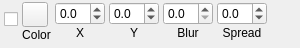
<?xml version="1.0" encoding="UTF-8"?>
<ui version="4.0">
 <class>propertyShadow</class>
 <widget class="QWidget" name="propertyShadow">
  <property name="geometry">
   <rect>
    <x>0</x>
    <y>0</y>
    <width>300</width>
    <height>48</height>
   </rect>
  </property>
  <property name="maximumSize">
   <size>
    <width>300</width>
    <height>16777215</height>
   </size>
  </property>
  <property name="windowTitle">
   <string>Form</string>
  </property>
  <layout class="QHBoxLayout" name="horizontalLayout">
   <property name="spacing">
    <number>4</number>
   </property>
   <property name="leftMargin">
    <number>4</number>
   </property>
   <property name="topMargin">
    <number>2</number>
   </property>
   <property name="rightMargin">
    <number>4</number>
   </property>
   <property name="bottomMargin">
    <number>2</number>
   </property>
   <item>
    <layout class="QVBoxLayout" name="verticalLayout_4">
     <property name="spacing">
      <number>1</number>
     </property>
     <item>
      <widget class="QCheckBox" name="cb_active">
       <property name="text">
        <string/>
       </property>
      </widget>
     </item>
     <item>
      <spacer name="verticalSpacer">
       <property name="orientation">
        <enum>Qt::Vertical</enum>
       </property>
       <property name="sizeType">
        <enum>QSizePolicy::Maximum</enum>
       </property>
       <property name="sizeHint" stdset="0">
        <size>
         <width>1</width>
         <height>9</height>
        </size>
       </property>
      </spacer>
     </item>
    </layout>
   </item>
   <item>
    <layout class="QVBoxLayout" name="verticalLayout">
     <property name="spacing">
      <number>1</number>
     </property>
     <item>
      <widget class="ColorButton" name="btn_color">
       <property name="text">
        <string/>
       </property>
       <property name="iconSize">
        <size>
         <width>18</width>
         <height>18</height>
        </size>
       </property>
      </widget>
     </item>
     <item>
      <widget class="QLabel" name="label">
       <property name="font">
        <font>
         <pointsize>9</pointsize>
        </font>
       </property>
       <property name="text">
        <string>Color</string>
       </property>
       <property name="alignment">
        <set>Qt::AlignHCenter|Qt::AlignTop</set>
       </property>
      </widget>
     </item>
    </layout>
   </item>
   <item>
    <layout class="QVBoxLayout" name="verticalLayout_2">
     <property name="spacing">
      <number>1</number>
     </property>
     <item>
      <widget class="IntelligentSpinBox" name="sb_xOffset">
       <property name="sizePolicy">
        <sizepolicy hsizetype="MinimumExpanding" vsizetype="Fixed">
         <horstretch>0</horstretch>
         <verstretch>0</verstretch>
        </sizepolicy>
       </property>
       <property name="maximumSize">
        <size>
         <width>50</width>
         <height>16777215</height>
        </size>
       </property>
       <property name="decimals">
        <number>1</number>
       </property>
       <property name="minimum">
        <double>-999.000000000000000</double>
       </property>
       <property name="maximum">
        <double>999.000000000000000</double>
       </property>
      </widget>
     </item>
     <item>
      <widget class="QLabel" name="label_3">
       <property name="font">
        <font>
         <pointsize>9</pointsize>
        </font>
       </property>
       <property name="text">
        <string>X</string>
       </property>
       <property name="alignment">
        <set>Qt::AlignHCenter|Qt::AlignTop</set>
       </property>
      </widget>
     </item>
    </layout>
   </item>
   <item>
    <layout class="QVBoxLayout" name="verticalLayout_5">
     <property name="spacing">
      <number>1</number>
     </property>
     <item>
      <widget class="IntelligentSpinBox" name="sb_yOffset">
       <property name="sizePolicy">
        <sizepolicy hsizetype="MinimumExpanding" vsizetype="Fixed">
         <horstretch>0</horstretch>
         <verstretch>0</verstretch>
        </sizepolicy>
       </property>
       <property name="maximumSize">
        <size>
         <width>50</width>
         <height>16777215</height>
        </size>
       </property>
       <property name="decimals">
        <number>1</number>
       </property>
       <property name="minimum">
        <double>-999.000000000000000</double>
       </property>
       <property name="maximum">
        <double>999.000000000000000</double>
       </property>
      </widget>
     </item>
     <item>
      <widget class="QLabel" name="label_2">
       <property name="font">
        <font>
         <pointsize>9</pointsize>
        </font>
       </property>
       <property name="text">
        <string>Y</string>
       </property>
       <property name="alignment">
        <set>Qt::AlignHCenter|Qt::AlignTop</set>
       </property>
      </widget>
     </item>
    </layout>
   </item>
   <item>
    <layout class="QVBoxLayout" name="verticalLayout_6">
     <property name="spacing">
      <number>1</number>
     </property>
     <item>
      <widget class="IntelligentSpinBox" name="sb_blur">
       <property name="maximumSize">
        <size>
         <width>50</width>
         <height>16777215</height>
        </size>
       </property>
       <property name="decimals">
        <number>1</number>
       </property>
       <property name="maximum">
        <double>999.000000000000000</double>
       </property>
      </widget>
     </item>
     <item>
      <widget class="QLabel" name="label_5">
       <property name="font">
        <font>
         <pointsize>9</pointsize>
        </font>
       </property>
       <property name="text">
        <string>Blur</string>
       </property>
       <property name="alignment">
        <set>Qt::AlignHCenter|Qt::AlignTop</set>
       </property>
      </widget>
     </item>
    </layout>
   </item>
   <item>
    <layout class="QVBoxLayout" name="verticalLayout_3">
     <property name="spacing">
      <number>1</number>
     </property>
     <item>
      <widget class="IntelligentSpinBox" name="sb_spread">
       <property name="maximumSize">
        <size>
         <width>50</width>
         <height>16777215</height>
        </size>
       </property>
       <property name="decimals">
        <number>1</number>
       </property>
       <property name="minimum">
        <double>-999.000000000000000</double>
       </property>
       <property name="maximum">
        <double>999.000000000000000</double>
       </property>
      </widget>
     </item>
     <item>
      <widget class="QLabel" name="label_4">
       <property name="font">
        <font>
         <pointsize>9</pointsize>
        </font>
       </property>
       <property name="text">
        <string>Spread</string>
       </property>
       <property name="alignment">
        <set>Qt::AlignHCenter|Qt::AlignTop</set>
       </property>
      </widget>
     </item>
    </layout>
   </item>
   <item>
    <layout class="QVBoxLayout" name="verticalLayout_7">
     <property name="spacing">
      <number>1</number>
     </property>
     <item>
      <widget class="QToolButton" name="btnDelete">
       <property name="text">
        <string/>
       </property>
       <property name="icon">
        <iconset resource="../../resources/icons/icons.qrc">
         <normaloff>:/icons/dark/delete-24px.svg</normaloff>:/icons/dark/delete-24px.svg</iconset>
       </property>
       <property name="autoRaise">
        <bool>true</bool>
       </property>
      </widget>
     </item>
     <item>
      <spacer name="verticalSpacer_2">
       <property name="orientation">
        <enum>Qt::Vertical</enum>
       </property>
       <property name="sizeType">
        <enum>QSizePolicy::Maximum</enum>
       </property>
       <property name="sizeHint" stdset="0">
        <size>
         <width>1</width>
         <height>15</height>
        </size>
       </property>
      </spacer>
     </item>
    </layout>
   </item>
   <item>
    <spacer name="horizontalSpacer">
     <property name="orientation">
      <enum>Qt::Horizontal</enum>
     </property>
     <property name="sizeHint" stdset="0">
      <size>
       <width>40</width>
       <height>20</height>
      </size>
     </property>
    </spacer>
   </item>
  </layout>
 </widget>
 <customwidgets>
  <customwidget>
   <class>IntelligentSpinBox</class>
   <extends>QDoubleSpinBox</extends>
   <header>src/gui/widgets/intelligentspinbox.h</header>
  </customwidget>
  <customwidget>
   <class>ColorButton</class>
   <extends>QToolButton</extends>
   <header>src/gui/widgets/colorbutton.h</header>
  </customwidget>
 </customwidgets>
 <resources>
  <include location="../../resources/icons/icons.qrc"/>
 </resources>
 <connections/>
</ui>
